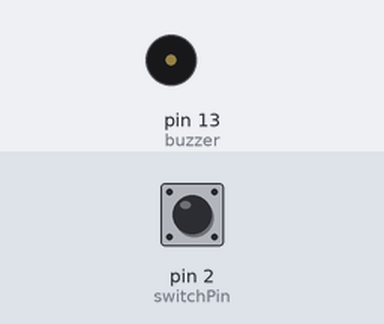
A sketch run on a simulated Arduino Uno, built with avr-gcc and run on an emulated ATmega328P. On the bench: buzzer (waves = sounding). Inputs (shaded band) come from the test bench; at power-on: pin 2 (switchPin) LOW.

Above: at 1.2 s.
1.3 s: pin 2 (switchPin) pulled HIGH for 0.15 s
At 2.6 s:
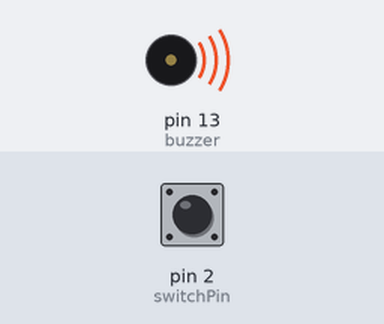
Timing chart, 0 to 7.7 s (numbered marks = the images above; inputs shaded):
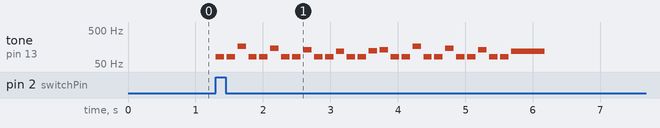

Measured:
- after the input at 1.3 s, tone on pin 13 (buzzer): plays 82 Hz for 0.13 s, 82 Hz for 0.13 s, 165 Hz for 0.13 s, 82 Hz for 0.13 s, 82 Hz for 0.13 s, 147 Hz for 0.13 s … (28 notes in this stretch), starting at once

The sketch:

augmented_object.ino
```cpp
/*
  Augmented Vinyl Record Cover

  Switch within record cover activates a buzzer that plays a short tune

  The circuit:
  - LED attached from pin 13 to ground through 220 ohm resistor
  - switch attached to pin 2 from +5V
  - 220K resistor attached to pin 2 from ground

  - Note: on most Arduinos there is already an LED on the board
    attached to pin 13.

  by Thomas Martinez
*/

int melody[] = {
  82, 82, 165, 82, 82, 147, 82, 82,
  131, 82, 82, 117, 82, 82, 123, 131,
  82, 82, 165, 82, 82, 147, 82, 82,
  131, 82, 82, 117,
};

int durations[] = {
  8, 8, 8, 8, 8, 8, 8, 8,
  8, 8, 8, 8, 8, 8, 8, 8,
  8, 8, 8, 8, 8, 8, 8, 8,
  8, 8, 8, 2
};

// constants won't change. They're used here to set pin numbers:
const int switchPin = 2;  // the number of the pushbutton pin
const int buzzer = 13;    // the number of the LED pin

// variables will change:
int buttonState = 0;  // variable for reading the pushbutton status
int lastButtonState = 0;

void setup() {
  // initialize the LED pin as an output:
  pinMode(buzzer, OUTPUT);
  // initialize the pushbutton pin as an input:
  pinMode(switchPin, INPUT);
}

void loop() {
  // read the state of the pushbutton value:
  buttonState = digitalRead(switchPin);

  // check if the pushbutton is pressed. If it is, the buttonState is HIGH:
  if (buttonState != lastButtonState && buttonState == HIGH) {
    // play tune
    playDoom();
  }

  lastButtonState = buttonState;
}

// borrowed code
// https://github.com/hibit-dev/buzzer/blob/master/src/games/doom/doom.ino

void playDoom() {
  int size = sizeof(durations) / sizeof(int);

  for (int note = 0; note < size; note++) {
    //to calculate the note duration, take one second divided by the note type.
    //e.g. quarter note = 1000 / 4, eighth note = 1000/8, etc.
    int duration = 1000 / durations[note];
    tone(buzzer, melody[note], duration);

    //to distinguish the notes, set a minimum time between them.
    //the note's duration + 30% seems to work well:
    int pauseBetweenNotes = duration * 1.30;
    delay(pauseBetweenNotes);

    //stop the tone playing:
    noTone(buzzer);
  }
}
```
